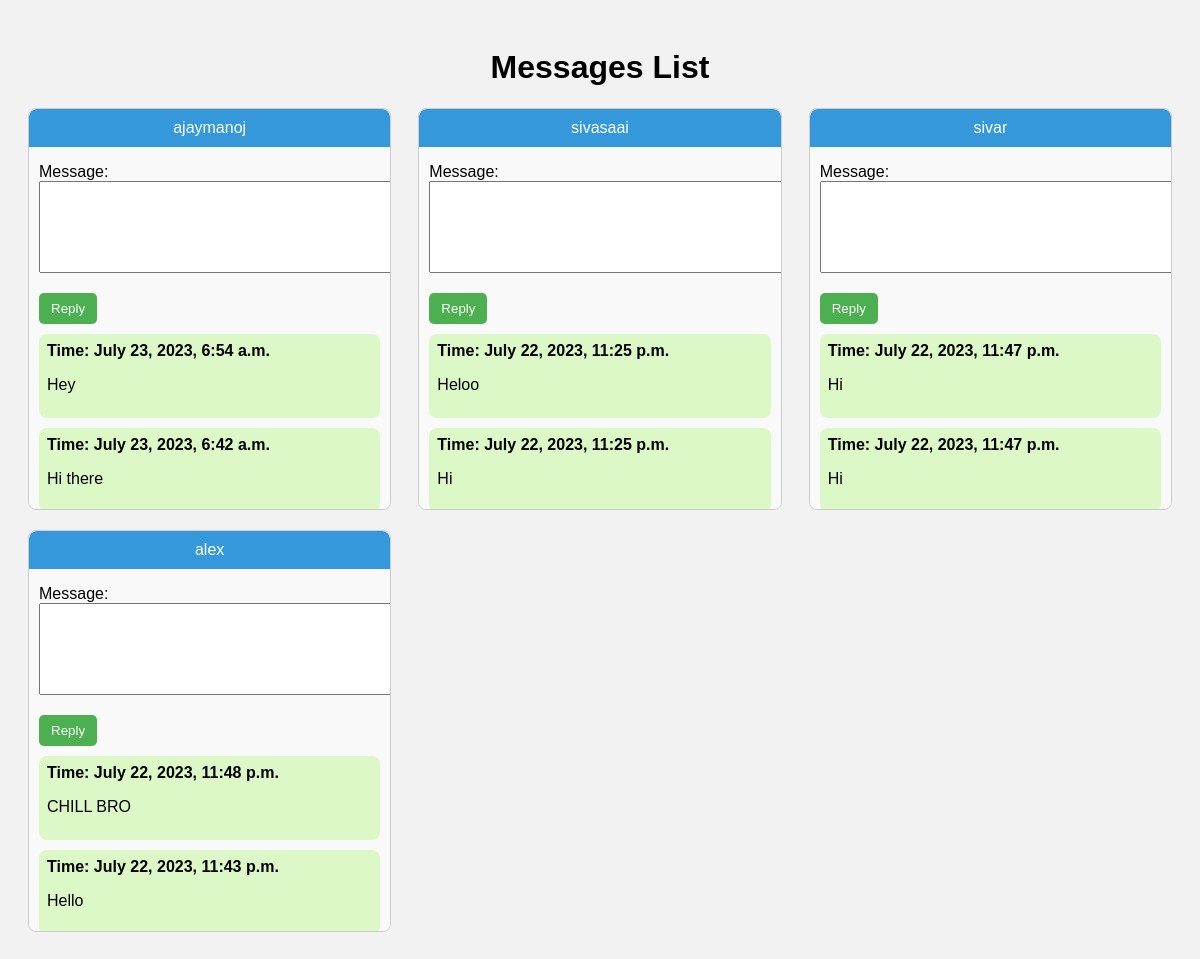
The page /my_messages/ (signed in) on the database as committed earlier.
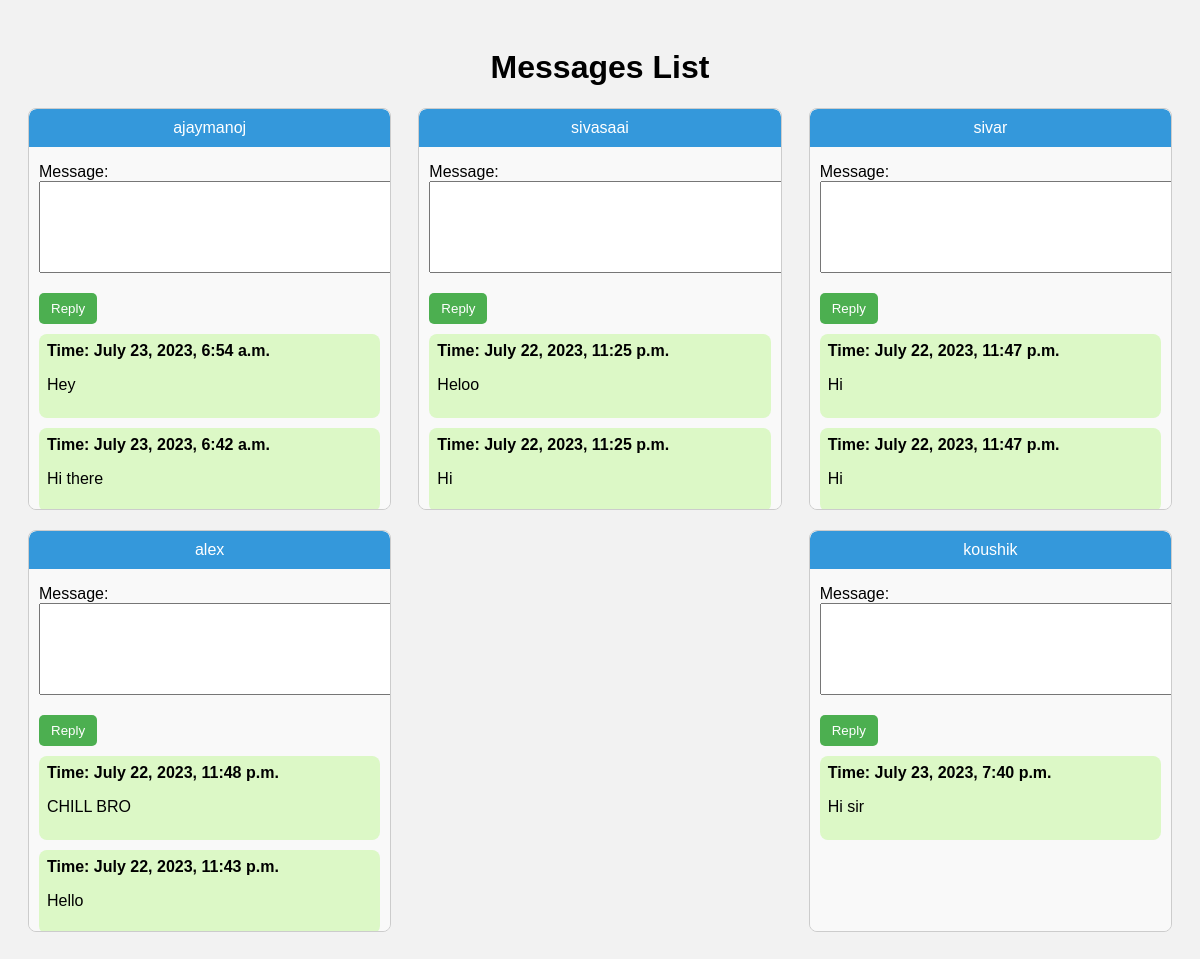
The same page on the database as committed later.
### welearn/models.py (models this page shows)
class Mail(models.Model):
    message = models.CharField(max_length=256)
    from_user = models.ForeignKey(WeUser, on_delete=models.CASCADE, related_name='from_user')
    to_user = models.ForeignKey(WeUser, on_delete=models.CASCADE, related_name='to_user')
    msg_time = models.DateTimeField()

### welearn/views.py (the view, shortened to what this page needs)
# urls.py: path('my_messages/', views.my_messages, name="my_messages"),
@login_required
def my_messages(request, *args, **kwargs):
    msgs = Mail.objects.filter(Q(from_user=request.user.id) | Q(to_user=request.user.id)).order_by('-msg_time')
    from_users = Mail.objects.values_list('from_user', flat=True).distinct()
    to_users = Mail.objects.values_list('to_user', flat=True).distinct()
    individual_users_set = set(from_users) | set(to_users)
    individual_users_set.discard(request.user.id)
    threads = {}
    for usr in individual_users_set:
        for m in msgs:
            if (m.to_user.id == request.user.id and m.from_user.id == usr) or (
                    m.to_user.id == usr and m.from_user.id == request.user.id):
                if(usr in threads.keys()):
                    threads[usr].append(m)
                else:
                    threads[usr] = [m]
    conv = [list(value) for value in threads.values()]
    form = ReplyForm()
    return render(request, 'view_messages.html', {'messages_list': conv, 'form': form, 'logged_in_user': request.user})

### welearn/forms.py
class ReplyForm(forms.Form):
    message = forms.CharField(widget=forms.Textarea)

### welearn/templates/view_messages.html (shortened to what this page needs)
<!DOCTYPE html>
<html>
<head>
</head>
<body>
<h1>Messages List</h1>
<div class="chat-threads-container">
    {% for thread in messages_list %}
        <div class="chat-thread clearfix">
            {% if logged_in_user.id == thread.0.to_user.id %}
                <div class="thread-title">{{ thread.0.from_user }}</div>
            {% else %}
                <div class="thread-title">{{ thread.0.to_user }}</div>
            {% endif %}
            <form class="reply-form" method="post">
                {{ form.as_p }}
                <button type="submit">Reply</button>
            </form>
            <div class="messages">
                {% for message in thread %}
                    <div class="message {% if message.from_user == thread.0.from_user %}from-user{% else %}to-user{% endif %}">
                        <strong>Time: {{ message.msg_time }}</strong>
                        <p>{{ message.message }}</p>
                    </div>
                {% endfor %}
            </div>
        </div>
    {% endfor %}
</div>
</body>
</html>

Rows that differ between the two databases and show on the page:
added Mail: from_user.username "koushik", msg_time "July 23, 2023, 7:40 p.m.", message "Hi sir"
